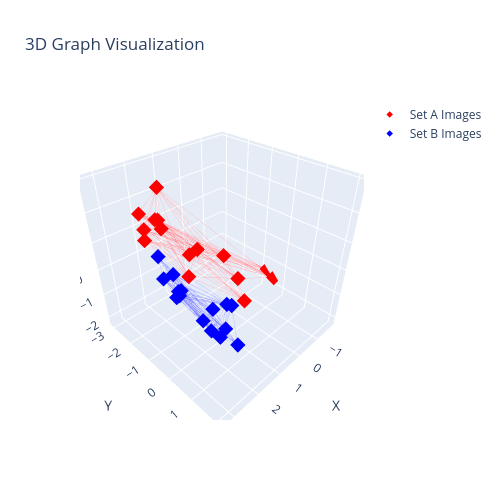

The notebook cell this image was saved under:
### Code cell
# Create two disjoint image subsets from the reconstruction
import utils.subset
# Try the new sampling method
a_ids, b_ids = utils.subset.create_image_subsets_from_distance(reconstruction, 15, random_captains=True)

# Visualize as a sanity check
import utils.vis
pyg_a = utils.subset.reconstruction_to_pyg_data(reconstruction, a_ids)
pyg_b = utils.subset.reconstruction_to_pyg_data(reconstruction, b_ids)
utils.vis.plot_3D_graph(pyg_a, pyg_b)

### Figure 1 — Plotly figure (JSON) as saved in the notebook; plotly's stock layout.template omitted (floating-point values rounded to 4 significant figures; data arrays with more than 128 entries replaced by an {"elided": "..."} marker saying what was removed)
{"data": [{"hovertemplate": "%{x:.2f}, %{y:.2f}, %{z:.2f}<extra></extra>", "marker": {"color": "red", "opacity": 1.0, "size": 5, "symbol": "diamond"}, "mode": "markers", "name": "Set A Images", "x": [-0.7221, -1.92, -1.979, -0.2181, 1.249, 0.6272, 0.1329, -0.8193, 1.633, 2.959, 2.593, 2.982, 1.112, 2.193, 2.424], "y": [-1.162, -0.4383, -0.8207, -0.3687, -1.545, -2.214, -2.356, -1.993, -2.548, -1.256, -1.704, -1.109, -3.03, -1.451, -1.231], "z": [-1.498, -1.716, -1.553, -1.767, -0.5432, -0.3011, -0.3794, -0.9369, 1.333, 2.535, 1.732, 1.822, 2.087, 1.702, 2.159], "type": "scatter3d"}, {"hovertemplate": "%{x:.2f}, %{y:.2f}, %{z:.2f}<extra></extra>", "marker": {"color": "blue", "opacity": 1.0, "size": 5, "symbol": "diamond"}, "mode": "markers", "name": "Set B Images", "x": [3.309, 0.4064, 0.5523, 2.908, 1.295, 1.633, 2.303, 2.713, 2.729, 2.701, 3.459, 3.46, 3.124, 2.708, 2.413], "y": [0.04642, -0.3864, -0.4763, 1.279, -0.3722, 0.5303, 0.2932, 1.397, 2.013, -0.3182, 0.1433, 0.904, 0.3855, -0.2067, -0.7801], "z": [1.386, -1.599, -1.514, 0.2086, -1.184, -1.172, -0.5408, -0.07628, 0.1322, 0.1976, 2.166, 1.607, 0.9443, 0.4801, 0.5853], "type": "scatter3d"}, {"hoverinfo": "skip", "line": {"color": "rgba(255,0,0,0.6)", "width": 1}, "mode": "lines", "opacity": 0.3, "showlegend": false, "x": {"elided": "276 float values"}, "y": {"elided": "276 float values"}, "z": {"elided": "276 float values"}, "type": "scatter3d"}, {"hoverinfo": "skip", "line": {"color": "rgba(0,0,255,0.6)", "width": 1}, "mode": "lines", "opacity": 0.3, "showlegend": false, "x": {"elided": "282 float values"}, "y": {"elided": "282 float values"}, "z": {"elided": "282 float values"}, "type": "scatter3d"}], "layout": {"scene": {"xaxis": {"title": {"text": "X"}, "range": [-1.979, 3.46]}, "yaxis": {"title": {"text": "Y"}, "range": [-3.229, 2.211]}, "zaxis": {"title": {"text": "Z"}, "range": [-2.336, 3.104]}, "aspectmode": "cube"}, "title": {"text": "3D Graph Visualization"}, "width": 500, "height": 500}}
